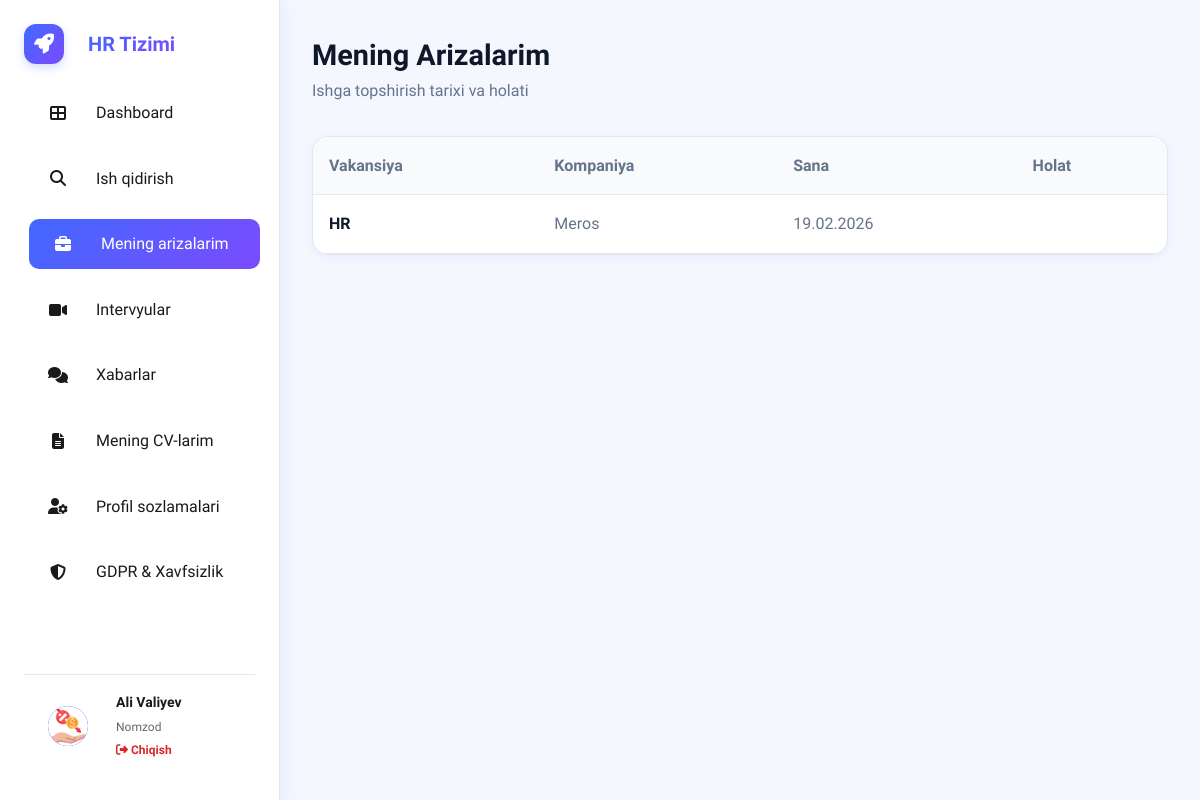
Page /candidate/my-applications/ (signed in) on the earlier database version.
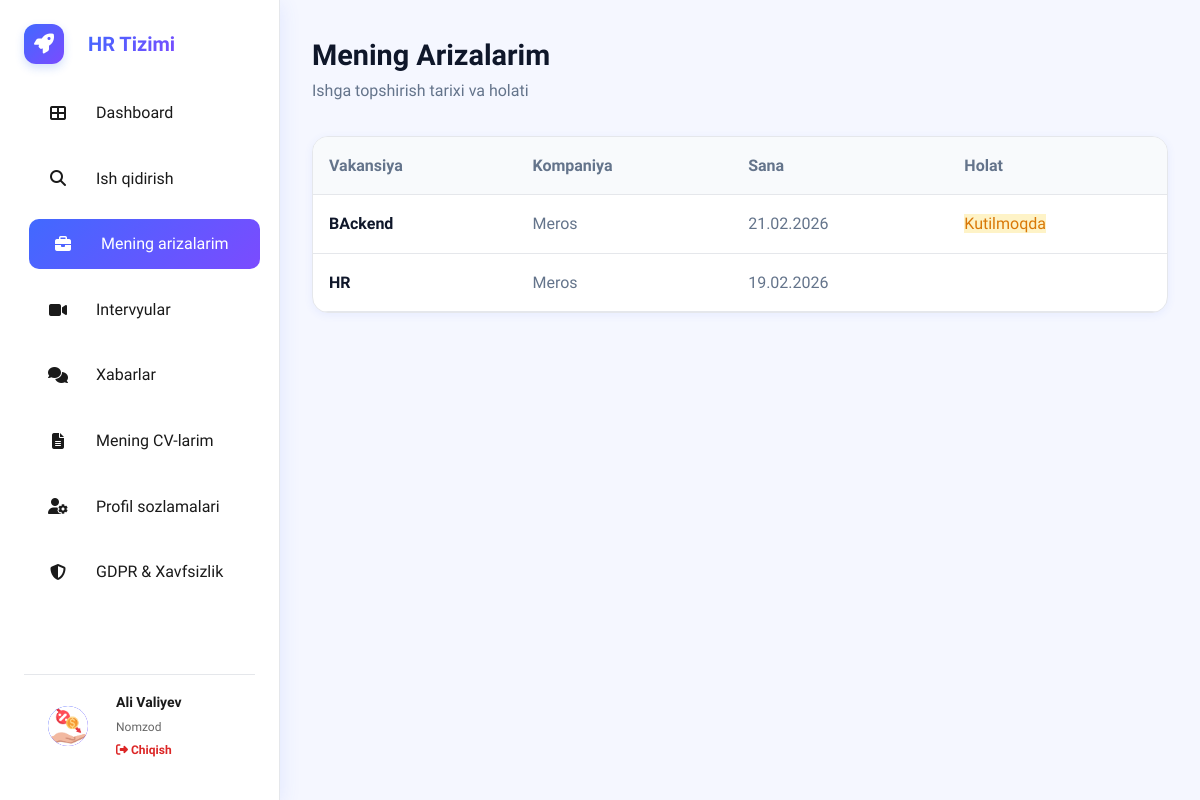
Same page on the later database version.
### hr_bolim/models.py (models this page shows, shortened)
class Company(models.Model):
    user = models.OneToOneField(User, on_delete=models.CASCADE, related_name='company')
    company_name = models.CharField(max_length=200)
    stir = models.CharField(max_length=50, unique=True, help_text="STIR / Ro'yxat raqami")
    email = models.EmailField()
    responsible_person = models.CharField(max_length=150)
    phone = models.CharField(max_length=20)
    data_processing_consent = models.BooleanField(default=False)
    consent_date = models.DateTimeField(blank=True, null=True)
    is_verified = models.BooleanField(default=False)
    created_at = models.DateTimeField(auto_now_add=True)
    updated_at = models.DateTimeField(auto_now=True)

class EmployerJob(models.Model):
    STATUS_CHOICES = (
        ("draft", "Draft"),
        ("active", "Active"),
        ("closed", "Closed"),
        ("paused", "Paused"),
    )
    EMPLOYMENT_TYPE = (
        ("full-time", "To'liq stavka"),
        ("part-time", "Qisman stavka"),
        ("remote", "Masofaviy"),
        ("hybrid", "Gibrid"),
        ("internship", "Stajirovka"),
    )
    company = models.ForeignKey(Company, on_delete=models.CASCADE, related_name='jobs')
    title = models.CharField(max_length=200)
    employment_type = models.CharField(max_length=50, choices=EMPLOYMENT_TYPE)
    salary_min = models.DecimalField(max_digits=12, decimal_places=0, blank=True, null=True)
    salary_max = models.DecimalField(max_digits=12, decimal_places=0, blank=True, null=True)
    requirements = models.TextField()
    responsibilities = models.TextField()
    benefits = models.TextField(blank=True, null=True)
    location = models.CharField(max_length=200)
    deadline = models.DateTimeField()
    positions_count = models.PositiveIntegerField(default=1)
    status = models.CharField(max_length=20, choices=STATUS_CHOICES, default="draft")
    view_count = models.PositiveIntegerField(default=0)
    application_count = models.PositiveIntegerField(default=0)
    created_at = models.DateTimeField(auto_now_add=True)
    updated_at = models.DateTimeField(auto_now=True)

class CandidateApplication(models.Model):
    STATUS_CHOICES = (
        ("new", "Yangi"),
        ("reviewed", "Ko'rilgan"),
        ("interview", "Intervyu"),
        ("rejected", "Rad etilgan"),
        ("accepted", "Qabul qilingan"),
    )
    job = models.ForeignKey(EmployerJob, on_delete=models.CASCADE, related_name='applications')
    candidate = models.ForeignKey(User, on_delete=models.CASCADE, limit_choices_to={"role": "candidate"})
    resume_file = models.FileField(upload_to="applications/resumes/")
    cover_letter = models.TextField(blank=True, null=True)
    status = models.CharField(max_length=20, choices=STATUS_CHOICES, default="new")
    internal_notes = models.TextField(blank=True, null=True)
    consent_given = models.BooleanField(default=False)
    consent_date = models.DateTimeField(blank=True, null=True)
    applied_at = models.DateTimeField(auto_now_add=True)
    updated_at = models.DateTimeField(auto_now=True)
    class Meta:
        unique_together = ('job', 'candidate')

### hr_bolim/views.py (the view)
# urls.py: path('candidate/my-applications/', my_applications, name='my_applications'),
@candidate_required
def my_applications(request):
    legacy_apps = Application.objects.filter(user=request.user).order_by('-applied_at')
    employer_apps = CandidateApplication.objects.filter(candidate=request.user).order_by('-applied_at')
    combined = []
    for app in legacy_apps:
        combined.append(SimpleNamespace(
            job=SimpleNamespace(title=app.job.title, department=SimpleNamespace(name=getattr(app.job.department, 'name', ''))),
            applied_at=app.applied_at,
            status=app.status,
        ))
    for app in employer_apps:
        dept_like = SimpleNamespace(name=app.job.company.company_name)
        status_map = {'new': 'pending'}
        status = status_map.get(app.status, app.status)
        combined.append(SimpleNamespace(
            job=SimpleNamespace(title=app.job.title, department=dept_like),
            applied_at=app.applied_at,
            status=status,
        ))
    combined.sort(key=lambda x: x.applied_at or timezone.now(), reverse=True)
    return render(request, 'hr_bolim/candidate/my_applications.html', {'applications': combined})

### hr_bolim/views.py (called while the page is built)
def candidate_required(view_func):
    @wraps(view_func)
    def _wrapped(request, *args, **kwargs):
        if not request.user.is_authenticated:
            from django.contrib.auth.views import redirect_to_login
            return redirect_to_login(request.get_full_path())
        if getattr(request.user, 'role', None) != 'candidate':
            return redirect('home')
        return view_func(request, *args, **kwargs)
    return _wrapped

### hr_bolim/templates/hr_bolim/candidate/my_applications.html (shortened to what this page needs)
{% extends 'hr_bolim/candidate/base_candidate.html' %}
{% block content %}
<div class="page-header" style="margin-bottom: 2rem;">
    <h1 style="font-size: 1.8rem; font-weight: 700; color: var(--dark);">Mening Arizalarim</h1>
    <p style="color: var(--secondary);">Ishga topshirish tarixi va holati</p>
</div>
{% if applications %}
    <div class="card" style="padding: 0; overflow: hidden;">
        <table style="width: 100%; border-collapse: collapse;">
            <thead style="background: #f8fafc; border-bottom: 1px solid var(--border);">
                <tr>
                    <th style="padding: 1rem; text-align: left; font-weight: 600; color: var(--secondary);">Vakansiya</th>
                    <th style="padding: 1rem; text-align: left; font-weight: 600; color: var(--secondary);">Kompaniya</th>
                    <th style="padding: 1rem; text-align: left; font-weight: 600; color: var(--secondary);">Sana</th>
                    <th style="padding: 1rem; text-align: left; font-weight: 600; color: var(--secondary);">Holat</th>
                </tr>
            </thead>
            <tbody>
                {% for app in applications %}
                <tr style="border-bottom: 1px solid var(--border);">
                    <td style="padding: 1rem;">
                        <div style="font-weight: 600; color: var(--dark);">{{ app.job.title }}</div>
                    </td>
                    <td style="padding: 1rem; color: var(--text-secondary);">
                        {{ app.job.department.name }}
                    </td>
                    <td style="padding: 1rem; color: var(--text-secondary);">
                        {{ app.applied_at|date:"d.m.Y" }}
                    </td>
                    <td style="padding: 1rem;">
                        {% if app.status == 'pending' %}
                            <span class="badge" style="background: #fef3c7; color: #d97706;">Kutilmoqda</span>
                        {% elif app.status == 'reviewed' %}
                            <span class="badge" style="background: #dbeafe; color: #1e40af;">Ko'rib chiqildi</span>
                        {% elif app.status == 'accepted' %}
                            <span class="badge" style="background: #d1fae5; color: #065f46;">Qabul qilindi</span>
                        {% elif app.status == 'rejected' %}
                            <span class="badge" style="background: #fee2e2; color: #991b1b;">Rad etildi</span>
                        {% endif %}
                    </td>
                </tr>
                {% endfor %}
            </tbody>
        </table>
    </div>
{% endif %}
{% endblock %}

Differences in the rows shown:
added EmployerJob: job "BAckend"
added CandidateApplication: applied_at "21.02.2026"
Other differences:
new list line: "Meros"
new list line: "Kutilmoqda"
